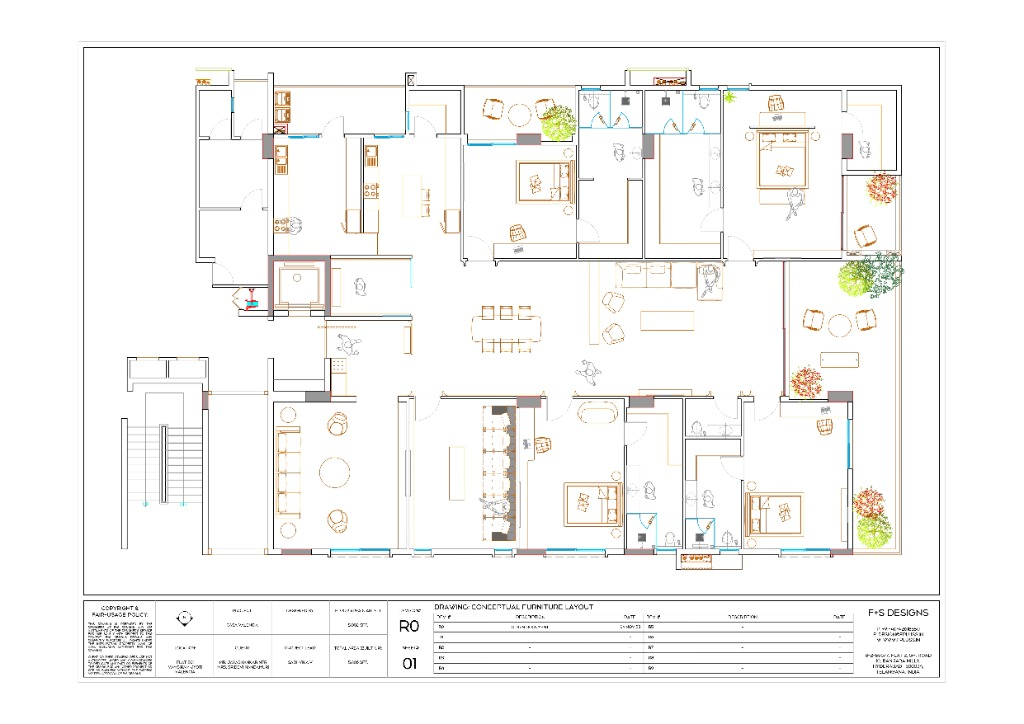
#> input picture backend/real_floorplan.jpg, 1024 x 724 px
$ python test_leak.py
#> lines starting #> are read from the running program, lines starting #| are printed output that depends on the picture; after the words box and inside, x2 and y2 are one past the last pixel; in counts of white or black regions, pixels touching at a corner belong together
### backend/app/cv/wall_detector.py
"""
OpenCV-based wall and room detector — v3.
Robust floor plan parser for professional architectural plans.

Strategy for complex plans (with furniture, title blocks, colors):
1. Convert to grayscale and detect the drawing boundary (crop title block)
2. Use multiple thresholding strategies
3. Focus on THICK dark lines as walls (furniture/text lines are thin)
4. Use morphological filtering tuned for wall thickness
5. Extract rooms via flood-fill of enclosed spaces
6. Derive clean walls from room polygon edges
"""
import cv2
import numpy as np
from typing import List, Dict, Tuple
import math


class OpenCVWallDetector:
    """
    Self-contained floor plan parser using classical CV.
    Handles complex architectural plans with furniture, text, and title blocks.
    """

    def __init__(self):
        self.min_room_area_ratio = 0.006   # min room = 0.6% of drawing area (filters furniture)
        self.max_room_area_ratio = 0.80    # max room = 80% of drawing area

    # ------------------------------------------------------------------ #
    #  PUBLIC ENTRY POINT
    # ------------------------------------------------------------------ #
    # [55 lines left out: function analyze, not called in this run]

    # ------------------------------------------------------------------ #
    #  CROP DRAWING AREA (remove title block, borders)
    # ------------------------------------------------------------------ #
    _crop_offset = (0, 0)

    def _crop_drawing_area(self, image: np.ndarray) -> np.ndarray:
        """Remove title block (usually bottom 10-15%) and outer border."""
        h, w = image.shape[:2]
        gray = cv2.cvtColor(image, cv2.COLOR_BGR2GRAY)

        # Detect if there's a title block at the bottom
        # Title blocks have high density of text/lines in the bottom region
        bottom_strip = gray[int(h * 0.82):, :]
        _, bottom_bin = cv2.threshold(bottom_strip, 200, 255, cv2.THRESH_BINARY_INV)
        bottom_density = cv2.countNonZero(bottom_bin) / bottom_strip.size

        # If bottom strip has high density (>8%), it's likely a title block
        crop_bottom = h
        if bottom_density > 0.08:
            # Find the horizontal line separating the title block
            # Look for a strong horizontal edge in the bottom 25%
            edges = cv2.Canny(gray[int(h * 0.70):, :], 50, 150)
            h_kernel = cv2.getStructuringElement(cv2.MORPH_RECT, (w // 3, 1))
            h_lines = cv2.morphologyEx(edges, cv2.MORPH_CLOSE, h_kernel)
            rows = np.where(np.sum(h_lines, axis=1) > w * 0.3 * 255)[0]
            if len(rows) > 0:
                crop_bottom = int(h * 0.70) + rows[0] - 5
            else:
                crop_bottom = int(h * 0.82)

        # Also detect outer border and crop inward
        # Look for strong lines near edges
        margin = 3 # Minimal crop to preserve drawn bounding boxes
        crop_top = margin
        crop_left = margin
        crop_right = w - margin

        self._crop_offset = (crop_left, crop_top)
        cropped = image[crop_top:crop_bottom, crop_left:crop_right]

        if cropped.size == 0:
            self._crop_offset = (0, 0)
            return image

        return cropped

    # ------------------------------------------------------------------ #
    #  WALL MASK EXTRACTION — Primary Strategy
    # ------------------------------------------------------------------ #
    def _extract_wall_mask(self, image: np.ndarray) -> np.ndarray:
        """
        Extract walls while ensuring connectivity.
        """
        h, w = image.shape[:2]
        gray = cv2.cvtColor(image, cv2.COLOR_BGR2GRAY)

        # Remove small dark noise (like dot grids) by closing the white background
        k_clean_dots = cv2.getStructuringElement(cv2.MORPH_RECT, (5, 5))
        gray = cv2.morphologyEx(gray, cv2.MORPH_CLOSE, k_clean_dots)

        # 1. Balanced adaptive threshold
        thresh = cv2.adaptiveThreshold(
            gray, 255, cv2.ADAPTIVE_THRESH_GAUSSIAN_C,
            cv2.THRESH_BINARY_INV, 21, 10
        )

        # 2. Gentle cleaning (don't kill the corners)
        kernel_clean = cv2.getStructuringElement(cv2.MORPH_RECT, (3, 3))
        walls = cv2.morphologyEx(thresh, cv2.MORPH_CLOSE, kernel_clean)

        # 3. LENGTH FILTER (Very gentle)
        # Only remove very tiny specks of noise
        line_min_len = 10
        num_labels, labels, stats, _ = cv2.connectedComponentsWithStats(walls, connectivity=8)
        mask = np.zeros_like(walls)
        for i in range(1, num_labels):
            if stats[i, cv2.CC_STAT_WIDTH] > line_min_len or stats[i, cv2.CC_STAT_HEIGHT] > line_min_len:
                mask[labels == i] = 255

        return mask

    # [280 lines left out: functions _extract_wall_mask_alternative, _extract_rooms, _orthogonalize_polygon, _classify_rooms, _derive_walls_from_rooms, _detect_openings and 1 more, not called in this run]

### backend/test_leak.py
"""Diagnostic test of wall extraction strategies."""
import sys
sys.path.insert(0, ".")
import cv2
import numpy as np
from app.cv.wall_detector import OpenCVWallDetector

img = cv2.imread("real_floorplan.jpg")
#> img is the input picture: shape (724, 1024, 3); mean B, G, R 244.4, 245.9, 246.5
detector = OpenCVWallDetector()
drawing = detector._crop_drawing_area(img)
#> in _crop_drawing_area, `_, bottom_bin = cv2.threshold(bottom_strip, 200, 255, cv2.THRESH_BINAR..`:
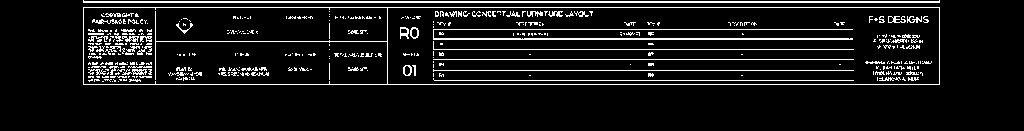
#> bottom_bin: shape (131, 1024); 8.4% white in thin lines or dots, all inside (x1, y1, x2, y2) = (83, 0, 940, 85)
#> in _crop_drawing_area, `bottom_density = cv2.countNonZero(bottom_bin) / bottom_strip.size`: bottom_density = 0.0839
#> in _crop_drawing_area, `edges = cv2.Canny(gray[int(h * 0.70):, :], 50, 150)`:
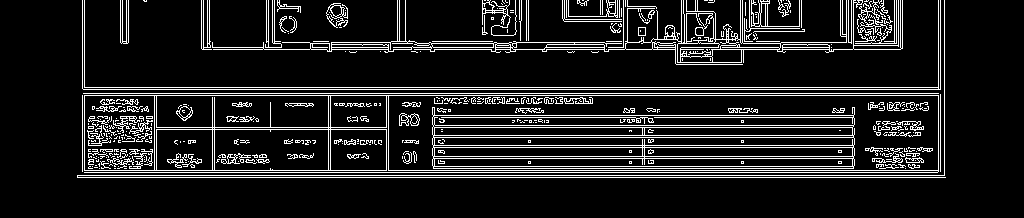
#> edges: shape (218, 1024); 11.9% white in thin lines or dots, all inside (x1, y1, x2, y2) = (77, 0, 946, 178)
#> in _crop_drawing_area, `h_lines = cv2.morphologyEx(edges, cv2.MORPH_CLOSE, h_kernel)`:
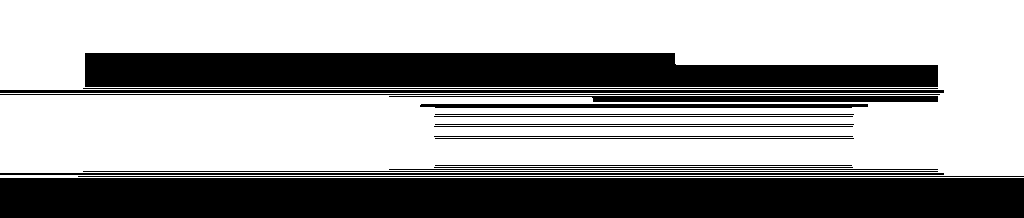
#> h_lines: shape (218, 1024); 62.8% white; 19 black regions, largest, box (x1, y1, x2, y2) and area: (0, 178, 1024, 218) 40960, (85, 53, 938, 87) 25847, (0, 90, 944, 93) 2832
#> in _crop_drawing_area, `rows = np.where(np.sum(h_lines, axis=1) > w * 0.3 * 255)[0]`: rows = 147 values from 0 to 177
#> in _crop_drawing_area, `crop_bottom = int(h * 0.70) + rows[0] - 5`: crop_bottom = 501
dh, dw = drawing.shape[:2]

wall_mask = detector._extract_wall_mask(drawing)
#> in _extract_wall_mask, `gray = cv2.morphologyEx(gray, cv2.MORPH_CLOSE, k_clean_dots)`:
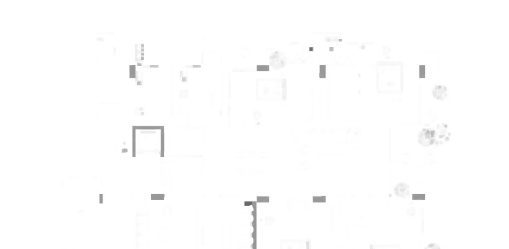
#> gray: shape (498, 1018) (shown at 1/2 size); min 104, max 255, mean 253.5
#> in _extract_wall_mask, `thresh = cv2.adaptiveThreshold( gray, 255, cv2.ADAPTIVE_THRESH_GAUSSIA..`:
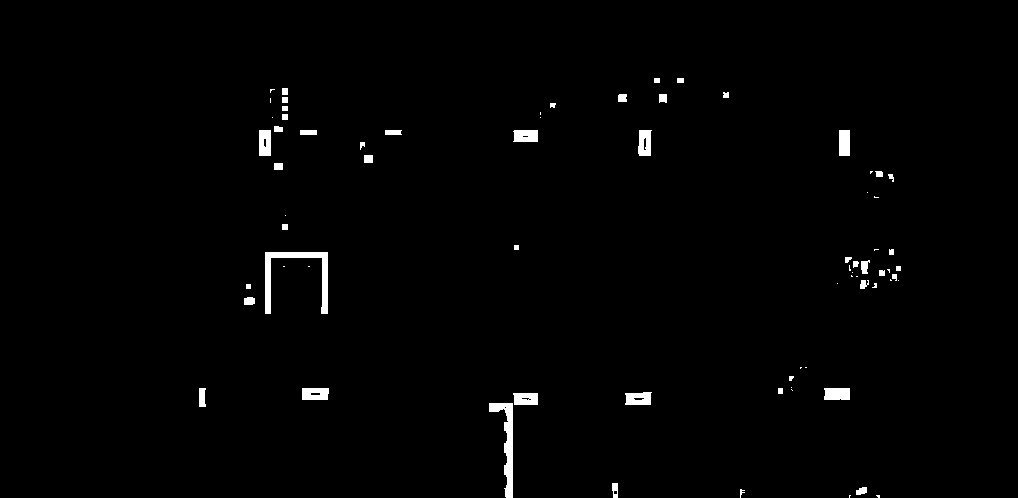
#> thresh: shape (498, 1018); 1.2% white; 73 white regions (27 under 20 px), largest, box (x1, y1, x2, y2) and area: (265, 252, 328, 314) 1057, (489, 403, 513, 498) 844, (824, 388, 850, 400) 305
#> in _extract_wall_mask, `num_labels, labels, stats, _ = cv2.connectedComponentsWithStats(walls,..`: num_labels = 66; stats = 66 rows, first 6: [0, 0, 1018, 498, 500785], [654, 78, 6, 5, 30], [677, 78, 7, 5, 35], [270, 89, 5, 4, 9], [282, 88, 6, 15, 90], [723, 92, 6, 6, 36]
k_thick = cv2.getStructuringElement(cv2.MORPH_RECT, (3, 3))
thick = cv2.dilate(wall_mask, k_thick, iterations=2)
#> thick: shape (498, 1018); 1.7% white; 18 white regions, largest, box (x1, y1, x2, y2) and area: (487, 391, 540, 498) 1808, (263, 250, 330, 316) 1801, (636, 128, 654, 158) 497
k_close = cv2.getStructuringElement(cv2.MORPH_RECT, (25, 25))
thick = cv2.morphologyEx(thick, cv2.MORPH_CLOSE, k_close, iterations=2)
#> thick: shape (498, 1018); 2.4% white; 15 white regions, largest, box (x1, y1, x2, y2) and area: (242, 250, 330, 316) 4671, (487, 391, 540, 498) 1896, (257, 86, 319, 158) 1314
k_solid = cv2.getStructuringElement(cv2.MORPH_RECT, (5, 5))
thick = cv2.dilate(thick, k_solid, iterations=1)
#> thick: shape (498, 1018); 3.1% white; 15 white regions, largest, box (x1, y1, x2, y2) and area: (240, 248, 332, 318) 5303, (485, 389, 542, 498) 2518, (255, 84, 321, 160) 1866

# Draw bounding box to seal the house
bx, by, bw, bh = cv2.boundingRect(thick)
#> bx = 195; by = 84; bw = 692; bh = 414
cv2.rectangle(thick, (bx, by), (bx + bw, by + bh), 255, 10)
#> thick: shape (498, 1018); 7% white; 10 white regions, largest, box (x1, y1, x2, y2) and area: (190, 79, 893, 498) 25132, (240, 248, 332, 318) 5303, (634, 126, 656, 160) 705

interior = cv2.bitwise_not(thick)

# Step 6: Flood-fill from edges
exterior_mask = np.zeros((dh + 2, dw + 2), np.uint8)
for seed in [(0, 0), (dw - 1, 0), (0, dh - 1), (dw - 1, dh - 1)]:
    if interior[seed[1], seed[0]] == 255:
        cv2.floodFill(interior, exterior_mask, seed, 0)
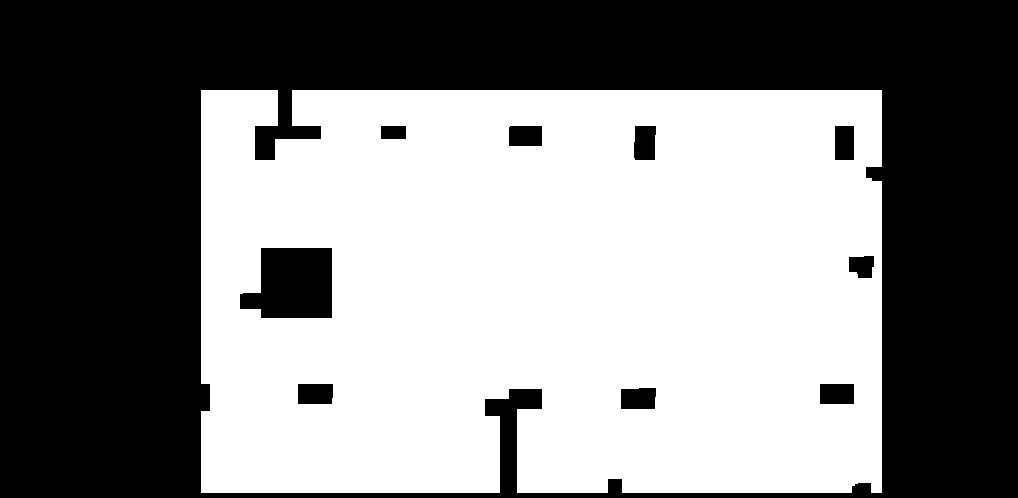
#> interior: shape (498, 1018); 51.1% white; 10 black regions, largest, box (x1, y1, x2, y2) and area: (0, 0, 1018, 498) 237559, (240, 248, 332, 318) 5303, (634, 126, 656, 160) 705

step = max(10, min(dh, dw) // 20)
for x in range(0, dw, step):
    if interior[0, x] == 255:
        cv2.floodFill(interior, exterior_mask, (x, 0), 0)
    if interior[dh - 1, x] == 255:
        cv2.floodFill(interior, exterior_mask, (x, dh - 1), 0)
for y in range(0, dh, step):
    if interior[y, 0] == 255:
        cv2.floodFill(interior, exterior_mask, (0, y), 0)
    if interior[y, dw - 1] == 255:
        cv2.floodFill(interior, exterior_mask, (dw - 1, y), 0)

# The exterior_mask shows exactly where the floodfill went.
# exterior_mask is (dh+2, dw+2) and values are 1 where filled
cv2.imwrite("debug_exterior_fill.png", exterior_mask * 255)
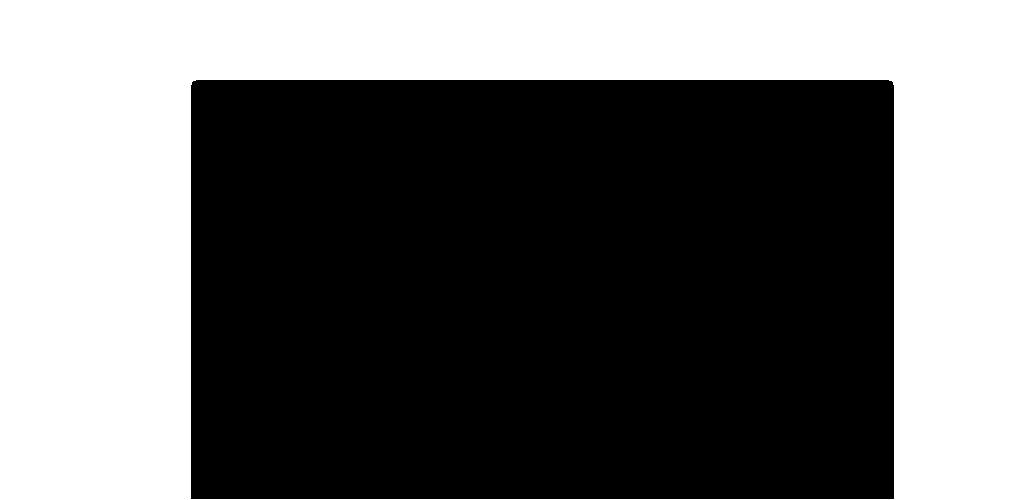
#> saved as debug_exterior_fill.png: shape (500, 1020); 42.2% white; 1 white region, box (x1, y1, x2, y2) and area: (0, 0, 1020, 500) 215463
cv2.imwrite("debug_thick_walls_for_leak.png", thick)
print("Saved debug_exterior_fill.png")

$ run again, with backend/debug_3_interior_before_fill.png saved as backend/real_floorplan.jpg
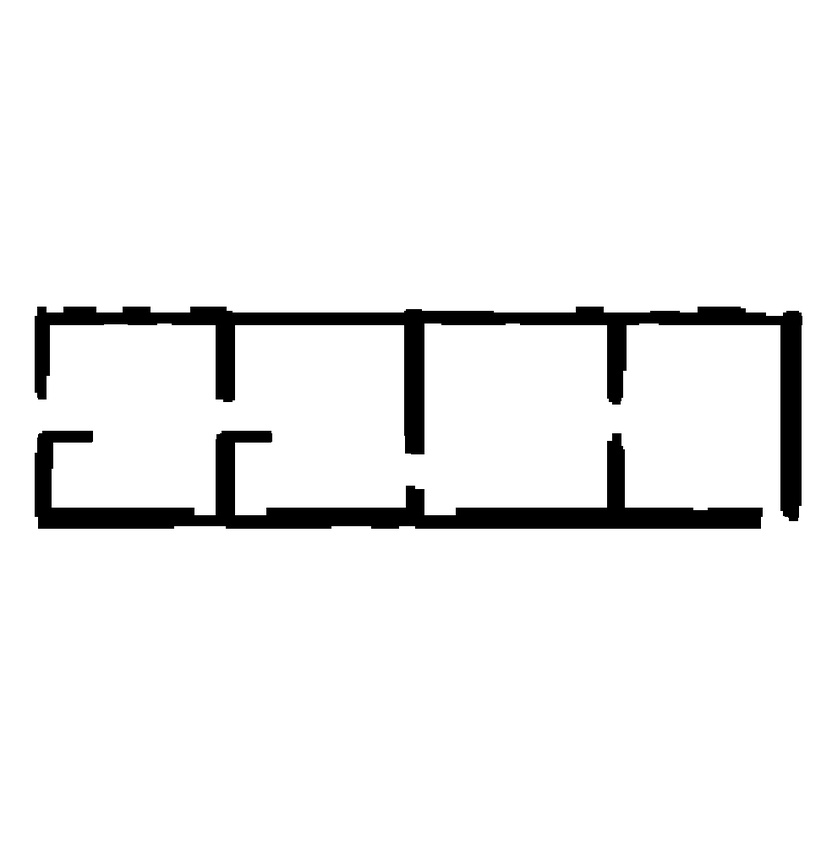
#> input picture backend/debug_3_interior_before_fill.png, 832 x 848 px, shrunk from 984 x 1004 before the run
#> img is the input picture: shape (848, 832, 3); min 0, max 255, mean 240.2
#> bottom_strip: shape (153, 832); every value is 255
#> bottom_bin: shape (153, 832); every value is 0
#> bottom_density = 0
#> thresh: shape (845, 826); 4.3% white; 2 white regions, box (x1, y1, x2, y2) and area: (32, 303, 799, 518) 16400, (32, 428, 760, 526) 13429
#> walls: shape (845, 826); 4.3% white; 2 white regions, box (x1, y1, x2, y2) and area: (32, 303, 799, 518) 16520, (32, 428, 760, 526) 13451
#> in _extract_wall_mask, `num_labels, labels, stats, _ = cv2.connectedComponentsWithStats(walls,..`:
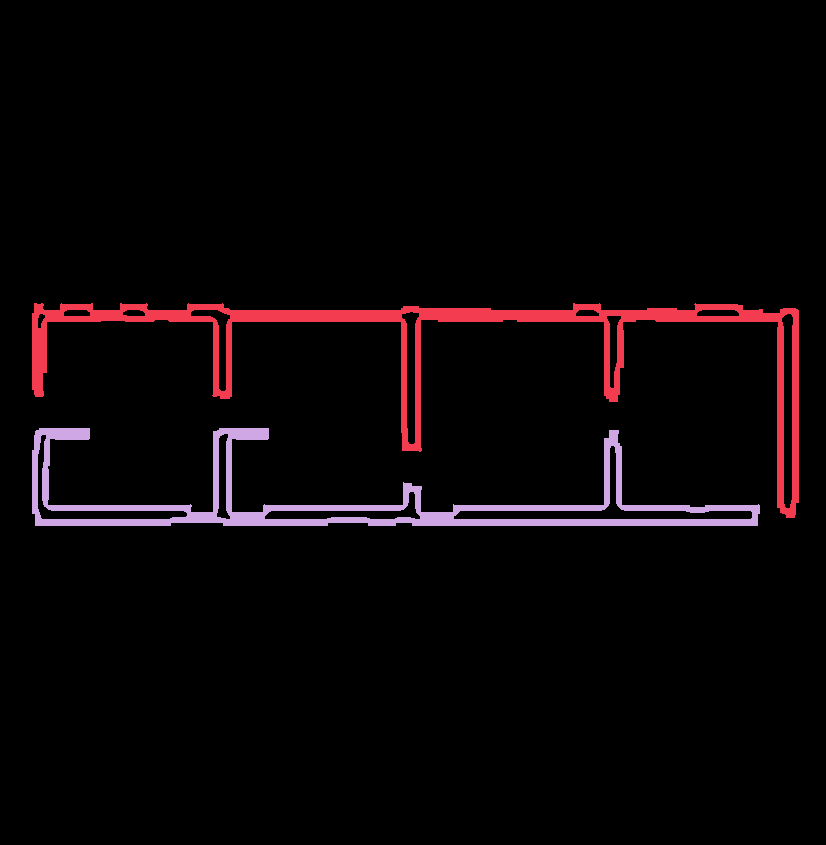
#> labels: shape (845, 826) int32; 3 distinct labels, from 0 to 2; one colour per label, 0 black
#> num_labels = 3; stats = [[0, 0, 826, 845, 667999], [32, 303, 767, 215, 16520], [32, 428, 728, 98, 13451]]
#> bx = 28; by = 299; bw = 775; bh = 231
#> `cv2.imwrite("debug_exterior_fill.png", exterior_mask * 255)`:
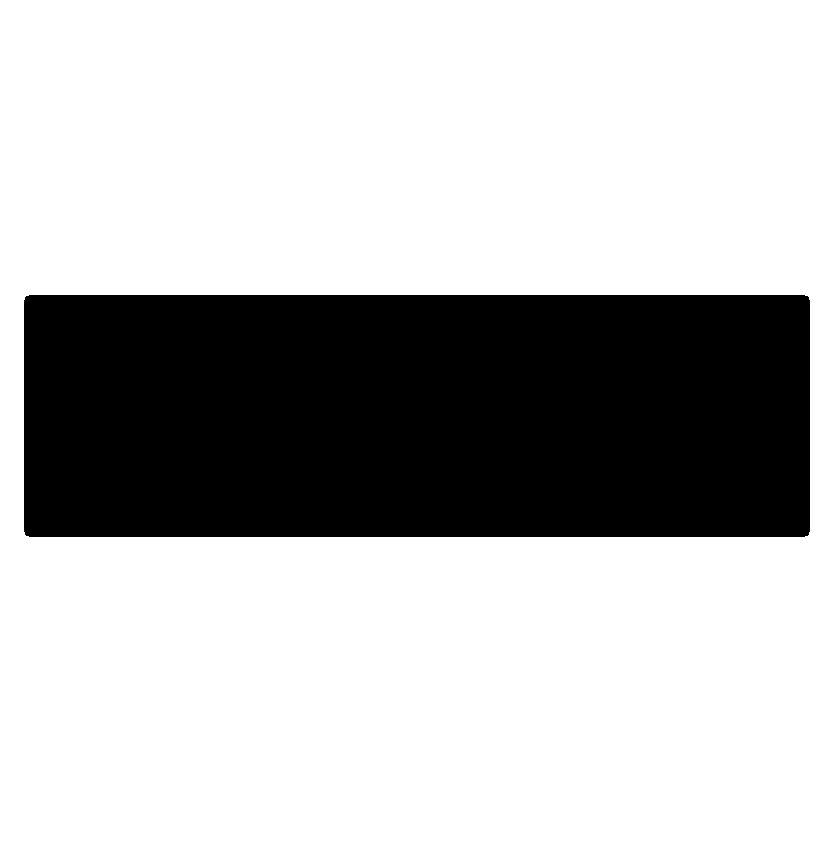
#> saved as debug_exterior_fill.png: shape (847, 828); 72.9% white; 1 black region, box (x1, y1, x2, y2) and area: (24, 295, 810, 537) 190172
